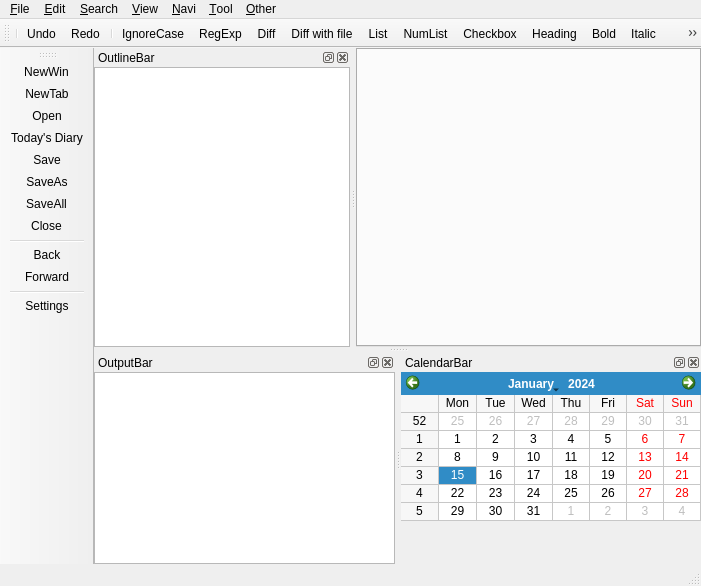
<?xml version="1.0" encoding="UTF-8"?>
<ui version="4.0">
 <class>MainWindowClass</class>
 <widget class="QMainWindow" name="MainWindowClass">
  <property name="geometry">
   <rect>
    <x>0</x>
    <y>0</y>
    <width>701</width>
    <height>586</height>
   </rect>
  </property>
  <property name="windowTitle">
   <string>MainWindow</string>
  </property>
  <widget class="QWidget" name="centralWidget">
   <layout class="QHBoxLayout" name="horizontalLayout">
    <property name="leftMargin">
     <number>0</number>
    </property>
    <property name="topMargin">
     <number>0</number>
    </property>
    <property name="rightMargin">
     <number>0</number>
    </property>
    <property name="bottomMargin">
     <number>0</number>
    </property>
    <item>
     <widget class="QTabWidget" name="tabWidget">
      <property name="currentIndex">
       <number>-1</number>
      </property>
      <property name="movable">
       <bool>true</bool>
      </property>
     </widget>
    </item>
   </layout>
  </widget>
  <widget class="QMenuBar" name="menuBar">
   <property name="geometry">
    <rect>
     <x>0</x>
     <y>0</y>
     <width>701</width>
     <height>33</height>
    </rect>
   </property>
   <widget class="QMenu" name="menu_File">
    <property name="title">
     <string>&amp;File</string>
    </property>
    <widget class="QMenu" name="menu_RecentFiles">
     <property name="title">
      <string>RecentFiles(&amp;1)</string>
     </property>
     <addaction name="actiondummy"/>
    </widget>
    <widget class="QMenu" name="menu_FavoriteFiles">
     <property name="title">
      <string>&amp;FavoriteFile</string>
     </property>
     <addaction name="action_AddThisFavorite"/>
     <addaction name="separator"/>
    </widget>
    <widget class="QMenu" name="menu_Exoirt">
     <property name="title">
      <string>&amp;Export</string>
     </property>
     <addaction name="action_AsPDF"/>
    </widget>
    <widget class="QMenu" name="menu_Diary_2">
     <property name="title">
      <string>&amp;Diary</string>
     </property>
     <addaction name="action_TodaysDiary"/>
    </widget>
    <addaction name="action_New"/>
    <addaction name="action_NewTab"/>
    <addaction name="action_Open"/>
    <addaction name="menu_Diary_2"/>
    <addaction name="action_Reload"/>
    <addaction name="action_Save"/>
    <addaction name="action_SaveAs"/>
    <addaction name="action_SaveAll"/>
    <addaction name="menu_Exoirt"/>
    <addaction name="action_Close"/>
    <addaction name="menu_RecentFiles"/>
    <addaction name="menu_FavoriteFiles"/>
    <addaction name="action_Print"/>
    <addaction name="separator"/>
    <addaction name="action_Exit"/>
   </widget>
   <widget class="QMenu" name="menu_View">
    <property name="title">
     <string>&amp;View</string>
    </property>
    <addaction name="separator"/>
    <addaction name="action_OutlineBar"/>
    <addaction name="action_FocusOutline"/>
    <addaction name="action_OutputBar"/>
    <addaction name="action_ClearOutput"/>
    <addaction name="action_CalendarBar"/>
    <addaction name="separator"/>
    <addaction name="action_FoldAll"/>
    <addaction name="action_UnfoldAll"/>
   </widget>
   <widget class="QMenu" name="menu_Edit">
    <property name="title">
     <string>&amp;Edit</string>
    </property>
    <widget class="QMenu" name="menuinline">
     <property name="title">
      <string>In&amp;line</string>
     </property>
     <addaction name="separator"/>
     <addaction name="action_Bold"/>
     <addaction name="action_Italic"/>
     <addaction name="action_Strikethrough"/>
     <addaction name="action_Link"/>
    </widget>
    <widget class="QMenu" name="menublock">
     <property name="title">
      <string>&amp;Block</string>
     </property>
     <addaction name="action_List"/>
     <addaction name="action_NumList"/>
     <addaction name="action_Checkbox"/>
     <addaction name="action_Heading"/>
    </widget>
    <widget class="QMenu" name="menu_format">
     <property name="title">
      <string>&amp;Format</string>
     </property>
     <addaction name="action_AlignLeft"/>
     <addaction name="action_AlignCenter"/>
     <addaction name="action_AlignRight"/>
    </widget>
    <widget class="QMenu" name="menu_Insert">
     <property name="title">
      <string>&amp;Insert</string>
     </property>
     <addaction name="action_TodayString_1"/>
     <addaction name="action_TodayString_2"/>
     <addaction name="action_TodayString_3"/>
    </widget>
    <widget class="QMenu" name="menu_Convert">
     <property name="title">
      <string>Convert(&amp;X)</string>
     </property>
     <addaction name="action_CSV_MarkdownTable"/>
     <addaction name="action_MarkdownTable_CSV"/>
    </widget>
    <addaction name="action_Undo"/>
    <addaction name="action_Redo"/>
    <addaction name="separator"/>
    <addaction name="action_Cut"/>
    <addaction name="action_Copy"/>
    <addaction name="action_CopyVisibleText"/>
    <addaction name="action_Paste"/>
    <addaction name="action_SelectAll"/>
    <addaction name="separator"/>
    <addaction name="menublock"/>
    <addaction name="menuinline"/>
    <addaction name="menu_format"/>
    <addaction name="action_Indent"/>
    <addaction name="action_UnIndent"/>
    <addaction name="menu_Insert"/>
    <addaction name="menu_Convert"/>
   </widget>
   <widget class="QMenu" name="menu_Help">
    <property name="title">
     <string>&amp;Other</string>
    </property>
    <widget class="QMenu" name="menu_Test">
     <property name="title">
      <string>&amp;Test</string>
     </property>
     <addaction name="action_TestCharFlags"/>
     <addaction name="action_TestContextAt"/>
     <addaction name="action_TestLineCrsp"/>
     <addaction name="action_TestEtoPCurSync"/>
     <addaction name="action_TestAll"/>
     <addaction name="action_DumpBlockUserData"/>
     <addaction name="action_DumpBlockUserStates"/>
     <addaction name="action_RunPTS"/>
     <addaction name="action_TestViCommands"/>
     <addaction name="action_DumpHeaderBlocks"/>
     <addaction name="action_TestDiff"/>
     <addaction name="action_TestCursorSync"/>
    </widget>
    <widget class="QMenu" name="menu_CheatSheet">
     <property name="title">
      <string>&amp;CheatSheet</string>
     </property>
     <addaction name="action_MarkdownCheatSheet"/>
     <addaction name="action_ViCheatSheet"/>
    </widget>
    <widget class="QMenu" name="menu_Benchmark">
     <property name="title">
      <string>&amp;Benchmark</string>
     </property>
     <addaction name="action_InsertFront"/>
     <addaction name="action_InsertBack"/>
    </widget>
    <addaction name="action_Language"/>
    <addaction name="action_Settings"/>
    <addaction name="action_ColorSettings"/>
    <addaction name="action_ViKeybindings"/>
    <addaction name="action_Help"/>
    <addaction name="menu_CheatSheet"/>
    <addaction name="menu_Test"/>
    <addaction name="menu_Benchmark"/>
    <addaction name="action_AboutViMarkdown"/>
    <addaction name="separator"/>
   </widget>
   <widget class="QMenu" name="menu_Search">
    <property name="title">
     <string>&amp;Search</string>
    </property>
    <addaction name="action_Find"/>
    <addaction name="action_ForwardAgain"/>
    <addaction name="action_BackwardAgain"/>
    <addaction name="action_FindWord"/>
    <addaction name="action_ClearSearchHighlights"/>
    <addaction name="action_Replace"/>
    <addaction name="action_Grep"/>
    <addaction name="action_IgnoreCase"/>
    <addaction name="action_RegExp"/>
   </widget>
   <widget class="QMenu" name="menu_Tool">
    <property name="title">
     <string>&amp;Tool</string>
    </property>
    <addaction name="action_DiffMode"/>
    <addaction name="action_DiffWithFile"/>
    <addaction name="separator"/>
    <addaction name="action_KeisenMode"/>
    <addaction name="action_ThinKeisen"/>
    <addaction name="action_ThickKeisen"/>
    <addaction name="action_OpenPrev"/>
    <addaction name="separator"/>
   </widget>
   <widget class="QMenu" name="menu_Navi">
    <property name="title">
     <string>&amp;Navi</string>
    </property>
    <addaction name="action_NextTab"/>
    <addaction name="action_PrevTab"/>
    <addaction name="action_ToggleFocus"/>
    <addaction name="action_SwitchToAltFile"/>
    <addaction name="action_NaviBack"/>
    <addaction name="action_NaviForward"/>
    <addaction name="action_TagJump"/>
   </widget>
   <addaction name="menu_File"/>
   <addaction name="menu_Edit"/>
   <addaction name="menu_Search"/>
   <addaction name="menu_View"/>
   <addaction name="menu_Navi"/>
   <addaction name="menu_Tool"/>
   <addaction name="menu_Help"/>
  </widget>
  <widget class="QToolBar" name="fileToolBar">
   <attribute name="toolBarArea">
    <enum>LeftToolBarArea</enum>
   </attribute>
   <attribute name="toolBarBreak">
    <bool>false</bool>
   </attribute>
   <addaction name="action_New"/>
   <addaction name="action_NewTab"/>
   <addaction name="action_Open"/>
   <addaction name="action_TodaysDiary"/>
   <addaction name="action_Save"/>
   <addaction name="action_SaveAs"/>
   <addaction name="action_SaveAll"/>
   <addaction name="action_Close"/>
   <addaction name="separator"/>
   <addaction name="action_NaviBack"/>
   <addaction name="action_NaviForward"/>
   <addaction name="separator"/>
   <addaction name="action_Settings"/>
  </widget>
  <widget class="QToolBar" name="mainToolBar">
   <attribute name="toolBarArea">
    <enum>TopToolBarArea</enum>
   </attribute>
   <attribute name="toolBarBreak">
    <bool>false</bool>
   </attribute>
   <addaction name="separator"/>
   <addaction name="action_Undo"/>
   <addaction name="action_Redo"/>
   <addaction name="separator"/>
   <addaction name="action_IgnoreCase"/>
   <addaction name="action_RegExp"/>
   <addaction name="action_DiffMode"/>
   <addaction name="action_DiffWithFile"/>
   <addaction name="action_List"/>
   <addaction name="action_NumList"/>
   <addaction name="action_Checkbox"/>
   <addaction name="action_Heading"/>
   <addaction name="action_Bold"/>
   <addaction name="action_Italic"/>
   <addaction name="action_Strikethrough"/>
   <addaction name="action_Link"/>
   <addaction name="separator"/>
   <addaction name="action_Indent"/>
   <addaction name="action_UnIndent"/>
   <addaction name="action_KeisenMode"/>
   <addaction name="action_ThinKeisen"/>
   <addaction name="action_ThickKeisen"/>
   <addaction name="action_AlignLeft"/>
   <addaction name="action_AlignCenter"/>
   <addaction name="action_AlignRight"/>
   <addaction name="separator"/>
  </widget>
  <widget class="QStatusBar" name="statusBar"/>
  <widget class="QDockWidget" name="outlineBar">
   <property name="windowTitle">
    <string>OutlineBar</string>
   </property>
   <attribute name="dockWidgetArea">
    <number>1</number>
   </attribute>
   <widget class="QWidget" name="dockWidgetContents">
    <layout class="QHBoxLayout" name="horizontalLayout_2">
     <property name="leftMargin">
      <number>0</number>
     </property>
     <property name="topMargin">
      <number>0</number>
     </property>
     <property name="rightMargin">
      <number>0</number>
     </property>
     <property name="bottomMargin">
      <number>0</number>
     </property>
     <item>
      <widget class="QTreeWidget" name="treeWidget">
       <property name="headerHidden">
        <bool>true</bool>
       </property>
       <column>
        <property name="text">
         <string notr="true">1</string>
        </property>
       </column>
      </widget>
     </item>
    </layout>
   </widget>
  </widget>
  <widget class="QDockWidget" name="outputBar">
   <property name="windowTitle">
    <string>OutputBar</string>
   </property>
   <property name="dockLocation">
    <enum>Qt::DockWidgetArea::BottomDockWidgetArea</enum>
   </property>
   <attribute name="dockWidgetArea">
    <number>8</number>
   </attribute>
   <widget class="QWidget" name="dockWidgetContents_2">
    <layout class="QHBoxLayout" name="horizontalLayout_3">
     <property name="leftMargin">
      <number>0</number>
     </property>
     <property name="topMargin">
      <number>0</number>
     </property>
     <property name="rightMargin">
      <number>0</number>
     </property>
     <property name="bottomMargin">
      <number>0</number>
     </property>
     <item>
      <widget class="OutputView" name="plainTextEdit">
       <property name="font">
        <font>
         <family>ＭＳ ゴシック</family>
         <pointsize>12</pointsize>
        </font>
       </property>
       <property name="readOnly">
        <bool>true</bool>
       </property>
      </widget>
     </item>
    </layout>
   </widget>
  </widget>
  <widget class="QDockWidget" name="calendarBar">
   <property name="windowTitle">
    <string>CalendarBar</string>
   </property>
   <property name="dockLocation">
    <enum>Qt::DockWidgetArea::BottomDockWidgetArea</enum>
   </property>
   <attribute name="dockWidgetArea">
    <number>8</number>
   </attribute>
   <widget class="QWidget" name="dockWidgetContents_4">
    <layout class="QVBoxLayout" name="verticalLayout">
     <property name="leftMargin">
      <number>0</number>
     </property>
     <property name="topMargin">
      <number>0</number>
     </property>
     <property name="rightMargin">
      <number>0</number>
     </property>
     <property name="bottomMargin">
      <number>0</number>
     </property>
     <item>
      <widget class="CalendarWidget" name="calendarWidget">
       <property name="firstDayOfWeek">
        <enum>Qt::DayOfWeek::Monday</enum>
       </property>
       <property name="gridVisible">
        <bool>true</bool>
       </property>
      </widget>
     </item>
     <item>
      <spacer name="verticalSpacer">
       <property name="orientation">
        <enum>Qt::Orientation::Vertical</enum>
       </property>
       <property name="sizeHint" stdset="0">
        <size>
         <width>20</width>
         <height>40</height>
        </size>
       </property>
      </spacer>
     </item>
    </layout>
   </widget>
  </widget>
  <action name="action_New">
   <property name="icon">
    <iconset resource="MainWindow.qrc">
     <normaloff>:/MainWindow/images/new_main_window_48.png</normaloff>:/MainWindow/images/new_main_window_48.png</iconset>
   </property>
   <property name="text">
    <string>&amp;NewWin</string>
   </property>
   <property name="shortcut">
    <string>Ctrl+N</string>
   </property>
  </action>
  <action name="action_Close">
   <property name="icon">
    <iconset resource="MainWindow.qrc">
     <normaloff>:/MainWindow/images/close_48.png</normaloff>:/MainWindow/images/close_48.png</iconset>
   </property>
   <property name="text">
    <string>&amp;Close</string>
   </property>
   <property name="shortcut">
    <string>Ctrl+W</string>
   </property>
  </action>
  <action name="action_HTML">
   <property name="checkable">
    <bool>true</bool>
   </property>
   <property name="text">
    <string>&amp;HTML</string>
   </property>
  </action>
  <action name="action_Source">
   <property name="checkable">
    <bool>true</bool>
   </property>
   <property name="text">
    <string>&amp;Source</string>
   </property>
   <property name="toolTip">
    <string>Source</string>
   </property>
  </action>
  <action name="action_Open">
   <property name="icon">
    <iconset resource="MainWindow.qrc">
     <normaloff>:/MainWindow/images/file_open_48.png</normaloff>:/MainWindow/images/file_open_48.png</iconset>
   </property>
   <property name="text">
    <string>&amp;Open</string>
   </property>
   <property name="shortcut">
    <string>Ctrl+O</string>
   </property>
  </action>
  <action name="action_Save">
   <property name="icon">
    <iconset resource="MainWindow.qrc">
     <normaloff>:/MainWindow/images/save_48.png</normaloff>:/MainWindow/images/save_48.png</iconset>
   </property>
   <property name="text">
    <string>&amp;Save</string>
   </property>
   <property name="shortcut">
    <string>Ctrl+S</string>
   </property>
  </action>
  <action name="action_Bold">
   <property name="icon">
    <iconset resource="MainWindow.qrc">
     <normaloff>:/MainWindow/images/format_bold_48.png</normaloff>:/MainWindow/images/format_bold_48.png</iconset>
   </property>
   <property name="text">
    <string>&amp;Bold</string>
   </property>
  </action>
  <action name="action_Italic">
   <property name="icon">
    <iconset resource="MainWindow.qrc">
     <normaloff>:/MainWindow/images/format_italic_48.png</normaloff>:/MainWindow/images/format_italic_48.png</iconset>
   </property>
   <property name="text">
    <string>&amp;Italic</string>
   </property>
  </action>
  <action name="action_Undo">
   <property name="icon">
    <iconset resource="MainWindow.qrc">
     <normaloff>:/MainWindow/images/undo_48.png</normaloff>:/MainWindow/images/undo_48.png</iconset>
   </property>
   <property name="text">
    <string>&amp;Undo</string>
   </property>
   <property name="shortcut">
    <string>Ctrl+Z</string>
   </property>
  </action>
  <action name="action_Redo">
   <property name="icon">
    <iconset>
     <normaloff>../../../../../Users/ntsud/.designer/backup/images/redo_48.png</normaloff>
     <normalon>:/MainWindow/images/redo_48.png</normalon>../../../../../Users/ntsud/.designer/backup/images/redo_48.png</iconset>
   </property>
   <property name="text">
    <string>&amp;Redo</string>
   </property>
   <property name="shortcut">
    <string>Ctrl+Y</string>
   </property>
  </action>
  <action name="action_List">
   <property name="icon">
    <iconset>
     <normaloff>../../../../../Users/ntsud/.designer/backup/images/format_list_bulleted_48.png</normaloff>
     <normalon>:/MainWindow/images/format_list_bulleted_48.png</normalon>../../../../../Users/ntsud/.designer/backup/images/format_list_bulleted_48.png</iconset>
   </property>
   <property name="text">
    <string>&amp;List</string>
   </property>
  </action>
  <action name="action_NumList">
   <property name="icon">
    <iconset>
     <normaloff>../../../../../Users/ntsud/.designer/backup/images/format_list_numbered_48.png</normaloff>
     <normalon>:/MainWindow/images/format_list_numbered_48.png</normalon>../../../../../Users/ntsud/.designer/backup/images/format_list_numbered_48.png</iconset>
   </property>
   <property name="text">
    <string>&amp;NumList</string>
   </property>
  </action>
  <action name="action_Indent">
   <property name="icon">
    <iconset>
     <normaloff>../../../../../Users/ntsud/.designer/backup/images/format_indent_increase_48.png</normaloff>
     <normalon>:/MainWindow/images/format_indent_increase_48.png</normalon>../../../../../Users/ntsud/.designer/backup/images/format_indent_increase_48.png</iconset>
   </property>
   <property name="text">
    <string>Inden&amp;t</string>
   </property>
   <property name="shortcut">
    <string>Tab</string>
   </property>
  </action>
  <action name="action_UnIndent">
   <property name="icon">
    <iconset>
     <normaloff>../../../../../Users/ntsud/.designer/backup/images/format_indent_decrease_48.png</normaloff>
     <normalon>:/MainWindow/images/format_indent_decrease_48.png</normalon>../../../../../Users/ntsud/.designer/backup/images/format_indent_decrease_48.png</iconset>
   </property>
   <property name="text">
    <string>U&amp;nIndent</string>
   </property>
   <property name="shortcut">
    <string>Shift+Tab</string>
   </property>
  </action>
  <action name="action_OutlineBar">
   <property name="checkable">
    <bool>true</bool>
   </property>
   <property name="text">
    <string>&amp;OutlineBar</string>
   </property>
  </action>
  <action name="actiondummy">
   <property name="text">
    <string>dummy</string>
   </property>
  </action>
  <action name="action_AboutViMarkdown">
   <property name="icon">
    <iconset>
     <normaloff>../../../../../Users/ntsud/.designer/backup/images/info_48.png</normaloff>
     <normalon>:/MainWindow/images/info_48.png</normalon>../../../../../Users/ntsud/.designer/backup/images/info_48.png</iconset>
   </property>
   <property name="text">
    <string>&amp;About viMarkdown</string>
   </property>
  </action>
  <action name="action_Strikethrough">
   <property name="icon">
    <iconset>
     <normaloff>../../../../../Users/ntsud/.designer/backup/images/strikethrough_s_48.png</normaloff>
     <normalon>:/MainWindow/images/strikethrough_s_48.png</normalon>../../../../../Users/ntsud/.designer/backup/images/strikethrough_s_48.png</iconset>
   </property>
   <property name="text">
    <string>&amp;Strikethrough</string>
   </property>
   <property name="toolTip">
    <string>Strikethrough</string>
   </property>
  </action>
  <action name="action_Checkbox">
   <property name="icon">
    <iconset resource="MainWindow.qrc">
     <normaloff>:/MainWindow/images/format_checkbox_48.png</normaloff>:/MainWindow/images/format_checkbox_48.png</iconset>
   </property>
   <property name="text">
    <string>&amp;Checkbox</string>
   </property>
  </action>
  <action name="action_Cut">
   <property name="icon">
    <iconset resource="MainWindow.qrc">
     <normaloff>:/MainWindow/images/content_cut_48.png</normaloff>:/MainWindow/images/content_cut_48.png</iconset>
   </property>
   <property name="text">
    <string>Cu&amp;t</string>
   </property>
   <property name="shortcut">
    <string>Ctrl+X</string>
   </property>
  </action>
  <action name="action_Copy">
   <property name="icon">
    <iconset resource="MainWindow.qrc">
     <normaloff>:/MainWindow/images/content_copy_48.png</normaloff>:/MainWindow/images/content_copy_48.png</iconset>
   </property>
   <property name="text">
    <string>&amp;Copy</string>
   </property>
   <property name="shortcut">
    <string>Ctrl+C</string>
   </property>
  </action>
  <action name="action_Paste">
   <property name="icon">
    <iconset resource="MainWindow.qrc">
     <normaloff>:/MainWindow/images/content_paste_48.png</normaloff>:/MainWindow/images/content_paste_48.png</iconset>
   </property>
   <property name="text">
    <string>&amp;Paste</string>
   </property>
   <property name="shortcut">
    <string>Ctrl+V</string>
   </property>
  </action>
  <action name="action_FocusOutline">
   <property name="text">
    <string>Focus Outline (&amp;Q)</string>
   </property>
   <property name="toolTip">
    <string>Focus to OutlineBar</string>
   </property>
   <property name="shortcut">
    <string>Ctrl+Q</string>
   </property>
  </action>
  <action name="action_Find">
   <property name="icon">
    <iconset resource="MainWindow.qrc">
     <normaloff>:/MainWindow/images/search_48.png</normaloff>:/MainWindow/images/search_48.png</iconset>
   </property>
   <property name="text">
    <string>&amp;Find</string>
   </property>
   <property name="shortcut">
    <string>Ctrl+F</string>
   </property>
  </action>
  <action name="action_ForwardAgain">
   <property name="icon">
    <iconset resource="MainWindow.qrc">
     <normaloff>:/MainWindow/images/search_forward_48.png</normaloff>:/MainWindow/images/search_forward_48.png</iconset>
   </property>
   <property name="text">
    <string>ForwardAgain</string>
   </property>
   <property name="toolTip">
    <string>Forward Search Again</string>
   </property>
   <property name="shortcut">
    <string>F3</string>
   </property>
  </action>
  <action name="action_BackwardAgain">
   <property name="icon">
    <iconset resource="MainWindow.qrc">
     <normaloff>:/MainWindow/images/search_backard_48.png</normaloff>:/MainWindow/images/search_backard_48.png</iconset>
   </property>
   <property name="text">
    <string>BackwardAgain</string>
   </property>
   <property name="toolTip">
    <string>Backward Search Again</string>
   </property>
   <property name="shortcut">
    <string>Shift+F3</string>
   </property>
  </action>
  <action name="action_FindWord">
   <property name="icon">
    <iconset resource="MainWindow.qrc">
     <normaloff>:/MainWindow/images/search_word_48.png</normaloff>:/MainWindow/images/search_word_48.png</iconset>
   </property>
   <property name="text">
    <string>Find&amp;Word</string>
   </property>
   <property name="shortcut">
    <string>Ctrl+F3</string>
   </property>
  </action>
  <action name="action_SaveAs">
   <property name="icon">
    <iconset resource="MainWindow.qrc">
     <normaloff>:/MainWindow/images/save_as_48.png</normaloff>:/MainWindow/images/save_as_48.png</iconset>
   </property>
   <property name="text">
    <string>Save&amp;As...</string>
   </property>
   <property name="shortcut">
    <string>Ctrl+Shift+S</string>
   </property>
  </action>
  <action name="action_AddThisFavorite">
   <property name="text">
    <string>AddThis(&amp;@)</string>
   </property>
   <property name="toolTip">
    <string>Add This to Favorite Files</string>
   </property>
  </action>
  <action name="action_Exit">
   <property name="icon">
    <iconset resource="MainWindow.qrc">
     <normaloff>:/MainWindow/images/exit_to_app_48.png</normaloff>:/MainWindow/images/exit_to_app_48.png</iconset>
   </property>
   <property name="text">
    <string>E&amp;xit</string>
   </property>
  </action>
  <action name="action_AsHTML">
   <property name="text">
    <string>As &amp;HTML...</string>
   </property>
  </action>
  <action name="action_AsPDF">
   <property name="text">
    <string>As &amp;PDF</string>
   </property>
  </action>
  <action name="action_SelectAll">
   <property name="text">
    <string>Select&amp;All</string>
   </property>
   <property name="shortcut">
    <string>Ctrl+A</string>
   </property>
  </action>
  <action name="action_Print">
   <property name="icon">
    <iconset resource="MainWindow.qrc">
     <normaloff>:/MainWindow/images/print_48.png</normaloff>:/MainWindow/images/print_48.png</iconset>
   </property>
   <property name="text">
    <string>&amp;Print</string>
   </property>
   <property name="shortcut">
    <string>Ctrl+P</string>
   </property>
  </action>
  <action name="action_KeisenMode">
   <property name="checkable">
    <bool>true</bool>
   </property>
   <property name="icon">
    <iconset resource="MainWindow.qrc">
     <normaloff>:/MainWindow/images/table_edit_48.png</normaloff>
     <normalon>:/MainWindow/images/table_edit_48.png</normalon>:/MainWindow/images/table_edit_48.png</iconset>
   </property>
   <property name="text">
    <string>&amp;KeisenMode</string>
   </property>
   <property name="toolTip">
    <string>Keisen Mode</string>
   </property>
   <property name="shortcut">
    <string>Shift+F5</string>
   </property>
  </action>
  <action name="action_Heading">
   <property name="icon">
    <iconset resource="MainWindow.qrc">
     <normaloff>:/MainWindow/images/format_heading_48.png</normaloff>:/MainWindow/images/format_heading_48.png</iconset>
   </property>
   <property name="text">
    <string>&amp;Heading</string>
   </property>
  </action>
  <action name="action_AlignLeft">
   <property name="icon">
    <iconset resource="MainWindow.qrc">
     <normaloff>:/MainWindow/images/format_align_left_48.png</normaloff>:/MainWindow/images/format_align_left_48.png</iconset>
   </property>
   <property name="text">
    <string>Align&amp;Left</string>
   </property>
   <property name="toolTip">
    <string>AlignLeft</string>
   </property>
  </action>
  <action name="action_AlignCenter">
   <property name="icon">
    <iconset resource="MainWindow.qrc">
     <normaloff>:/MainWindow/images/format_align_center_48.png</normaloff>:/MainWindow/images/format_align_center_48.png</iconset>
   </property>
   <property name="text">
    <string>Align&amp;Center</string>
   </property>
   <property name="toolTip">
    <string>AlignCenter</string>
   </property>
  </action>
  <action name="action_AlignRight">
   <property name="icon">
    <iconset resource="MainWindow.qrc">
     <normaloff>:/MainWindow/images/format_align_right_48.png</normaloff>:/MainWindow/images/format_align_right_48.png</iconset>
   </property>
   <property name="text">
    <string>Align&amp;Right</string>
   </property>
   <property name="toolTip">
    <string>AlignRight</string>
   </property>
  </action>
  <action name="actionTickness">
   <property name="text">
    <string>Tickness</string>
   </property>
  </action>
  <action name="action_OpenNext">
   <property name="text">
    <string>Open&amp;Next</string>
   </property>
   <property name="shortcut">
    <string>F7</string>
   </property>
  </action>
  <action name="action_ThinKeisen">
   <property name="checkable">
    <bool>true</bool>
   </property>
   <property name="icon">
    <iconset resource="MainWindow.qrc">
     <normaloff>:/MainWindow/images/thin_48.png</normaloff>:/MainWindow/images/thin_48.png</iconset>
   </property>
   <property name="text">
    <string>&amp;ThinKeisen</string>
   </property>
   <property name="toolTip">
    <string>ThinKeisen</string>
   </property>
  </action>
  <action name="action_ThickKeisen">
   <property name="checkable">
    <bool>true</bool>
   </property>
   <property name="icon">
    <iconset resource="MainWindow.qrc">
     <normaloff>:/MainWindow/images/thick_48.png</normaloff>:/MainWindow/images/thick_48.png</iconset>
   </property>
   <property name="text">
    <string>ThickKeisen(&amp;F)</string>
   </property>
   <property name="toolTip">
    <string>ThickKeisen</string>
   </property>
  </action>
  <action name="action_NewTab">
   <property name="icon">
    <iconset resource="MainWindow.qrc">
     <normaloff>:/MainWindow/images/new_tab_48.png</normaloff>:/MainWindow/images/new_tab_48.png</iconset>
   </property>
   <property name="text">
    <string>New&amp;Tab</string>
   </property>
   <property name="shortcut">
    <string>Ctrl+T</string>
   </property>
  </action>
  <action name="action_TodayString_1">
   <property name="text">
    <string>&amp;1 Today'sString</string>
   </property>
   <property name="toolTip">
    <string>Today's string</string>
   </property>
  </action>
  <action name="action_OpenPrev">
   <property name="text">
    <string>Open&amp;Prev</string>
   </property>
   <property name="shortcut">
    <string>Shift+F7</string>
   </property>
  </action>
  <action name="action_NextTab">
   <property name="text">
    <string>&amp;NextTab</string>
   </property>
   <property name="shortcut">
    <string>Ctrl+Tab</string>
   </property>
  </action>
  <action name="action_PrevTab">
   <property name="text">
    <string>&amp;PrevTab</string>
   </property>
   <property name="shortcut">
    <string>Ctrl+Backtab</string>
   </property>
  </action>
  <action name="action_TodayString_2">
   <property name="text">
    <string>&amp;2 Today'sString</string>
   </property>
  </action>
  <action name="action_TodayString_3">
   <property name="text">
    <string>&amp;3 Today'sString</string>
   </property>
  </action>
  <action name="action_Reload">
   <property name="text">
    <string>&amp;Reload</string>
   </property>
  </action>
  <action name="action_CSV_MarkdownTable">
   <property name="text">
    <string>CSV -&gt; &amp;MarkdownTable</string>
   </property>
  </action>
  <action name="action_MarkdownTable_CSV">
   <property name="text">
    <string>MarkdownTable -&gt; &amp;CSV</string>
   </property>
  </action>
  <action name="action_Settings">
   <property name="icon">
    <iconset resource="MainWindow.qrc">
     <normaloff>:/MainWindow/images/settings_48.png</normaloff>:/MainWindow/images/settings_48.png</iconset>
   </property>
   <property name="text">
    <string>&amp;Settings...</string>
   </property>
   <property name="shortcut">
    <string>F8</string>
   </property>
  </action>
  <action name="action_ToggleFocus">
   <property name="text">
    <string>&amp;ToggleFocus</string>
   </property>
   <property name="shortcut">
    <string>Ctrl+\</string>
   </property>
  </action>
  <action name="action_SwitchToAltFile">
   <property name="text">
    <string>Switch to &amp;Alt File</string>
   </property>
   <property name="shortcut">
    <string>Ctrl+^</string>
   </property>
  </action>
  <action name="action_NaviBack">
   <property name="icon">
    <iconset resource="MainWindow.qrc">
     <normaloff>:/MainWindow/images/arrow_back_48.png</normaloff>:/MainWindow/images/arrow_back_48.png</iconset>
   </property>
   <property name="text">
    <string>&amp;Back</string>
   </property>
   <property name="shortcut">
    <string>Alt+Left</string>
   </property>
  </action>
  <action name="action_NaviForward">
   <property name="icon">
    <iconset resource="MainWindow.qrc">
     <normaloff>:/MainWindow/images/arrow_forward_48.png</normaloff>:/MainWindow/images/arrow_forward_48.png</iconset>
   </property>
   <property name="text">
    <string>&amp;Forward</string>
   </property>
   <property name="shortcut">
    <string>Alt+Right</string>
   </property>
  </action>
  <action name="action_ClearSearchHighlights">
   <property name="text">
    <string>&amp;ClearSearchHighlights</string>
   </property>
   <property name="toolTip">
    <string>ClearSearchHighlights</string>
   </property>
   <property name="shortcut">
    <string>Alt+F3</string>
   </property>
  </action>
  <action name="action_Replace">
   <property name="text">
    <string>&amp;Replace...</string>
   </property>
   <property name="shortcut">
    <string>F4</string>
   </property>
  </action>
  <action name="action_Help">
   <property name="icon">
    <iconset resource="MainWindow.qrc">
     <normaloff>:/MainWindow/images/help_48.png</normaloff>:/MainWindow/images/help_48.png</iconset>
   </property>
   <property name="text">
    <string>&amp;Help</string>
   </property>
   <property name="shortcut">
    <string>F1</string>
   </property>
  </action>
  <action name="action_TagJump">
   <property name="text">
    <string>&amp;TagJump</string>
   </property>
   <property name="shortcut">
    <string>F9</string>
   </property>
  </action>
  <action name="action_Link">
   <property name="icon">
    <iconset resource="MainWindow.qrc">
     <normaloff>:/MainWindow/images/link_48.png</normaloff>:/MainWindow/images/link_48.png</iconset>
   </property>
   <property name="text">
    <string>&amp;Link</string>
   </property>
  </action>
  <action name="action_TestCharFlags">
   <property name="text">
    <string>&amp;CharFlags</string>
   </property>
   <property name="toolTip">
    <string>Test CharFlags</string>
   </property>
   <property name="shortcut">
    <string>Ctrl+Alt+1</string>
   </property>
  </action>
  <action name="action_TestAll">
   <property name="text">
    <string>&amp;All</string>
   </property>
   <property name="toolTip">
    <string>Test All</string>
   </property>
   <property name="shortcut">
    <string>Ctrl+Alt+T</string>
   </property>
  </action>
  <action name="action_TestLineCrsp">
   <property name="text">
    <string>&amp;LineCoresponding</string>
   </property>
   <property name="toolTip">
    <string>Test LineCoresponding</string>
   </property>
   <property name="shortcut">
    <string>Ctrl+Alt+3</string>
   </property>
  </action>
  <action name="action_TestEtoPCurSync">
   <property name="text">
    <string>&amp;EtoP CurSync</string>
   </property>
   <property name="shortcut">
    <string>Ctrl+Alt+4</string>
   </property>
  </action>
  <action name="action_TestContextAt">
   <property name="text">
    <string>Conte&amp;xtAt</string>
   </property>
   <property name="shortcut">
    <string>Ctrl+Alt+2</string>
   </property>
  </action>
  <action name="action_DumpBlockUserStates">
   <property name="text">
    <string>Dump&amp;BlockUserStates</string>
   </property>
   <property name="toolTip">
    <string>DumpBlockUserStates</string>
   </property>
   <property name="shortcut">
    <string>Ctrl+Alt+B</string>
   </property>
  </action>
  <action name="action_DumpBlockUserData">
   <property name="text">
    <string>DumpBlockUserData</string>
   </property>
   <property name="shortcut">
    <string>Ctrl+Alt+U</string>
   </property>
  </action>
  <action name="action_RunPTS">
   <property name="text">
    <string>&amp;Run PTS</string>
   </property>
   <property name="shortcut">
    <string>Ctrl+Alt+P</string>
   </property>
  </action>
  <action name="action_Language">
   <property name="text">
    <string>&amp;Language...</string>
   </property>
   <property name="shortcut">
    <string>Alt+F8</string>
   </property>
  </action>
  <action name="action_OutputBar">
   <property name="checkable">
    <bool>true</bool>
   </property>
   <property name="text">
    <string>OutputBar</string>
   </property>
  </action>
  <action name="action_ClearOutput">
   <property name="text">
    <string>&amp;ClearOutput</string>
   </property>
   <property name="shortcut">
    <string>Ctrl+L</string>
   </property>
  </action>
  <action name="action_Grep">
   <property name="text">
    <string>&amp;Grep...</string>
   </property>
   <property name="shortcut">
    <string>Shift+F4</string>
   </property>
  </action>
  <action name="action_IgnoreCase">
   <property name="checkable">
    <bool>true</bool>
   </property>
   <property name="icon">
    <iconset resource="MainWindow.qrc">
     <normaloff>:/MainWindow/images/match_case_off.png</normaloff>:/MainWindow/images/match_case_off.png</iconset>
   </property>
   <property name="text">
    <string>&amp;IgnoreCase</string>
   </property>
  </action>
  <action name="action_RegExp">
   <property name="checkable">
    <bool>true</bool>
   </property>
   <property name="icon">
    <iconset resource="MainWindow.qrc">
     <normaloff>:/MainWindow/images/regexp.png</normaloff>:/MainWindow/images/regexp.png</iconset>
   </property>
   <property name="text">
    <string>Reg&amp;Exp</string>
   </property>
  </action>
  <action name="action_ViKeybindings">
   <property name="checkable">
    <bool>true</bool>
   </property>
   <property name="text">
    <string>&amp;Vi Keybindings</string>
   </property>
   <property name="toolTip">
    <string>Vi Keybindings</string>
   </property>
  </action>
  <action name="action_MarkdownCheatSheet">
   <property name="text">
    <string>&amp;Markdown</string>
   </property>
  </action>
  <action name="action_ViCheatSheet">
   <property name="text">
    <string>&amp;Vi</string>
   </property>
  </action>
  <action name="action_ColorSettings">
   <property name="text">
    <string>ColorSettings...</string>
   </property>
   <property name="shortcut">
    <string>Shift+F8</string>
   </property>
  </action>
  <action name="action_TestViCommands">
   <property name="text">
    <string>&amp;Vi commands</string>
   </property>
   <property name="toolTip">
    <string>Test vi commands</string>
   </property>
   <property name="shortcut">
    <string>Ctrl+Alt+V</string>
   </property>
  </action>
  <action name="action_SlideShow">
   <property name="text">
    <string>&amp;SlideShow</string>
   </property>
   <property name="shortcut">
    <string>F5</string>
   </property>
  </action>
  <action name="action_DiffMode">
   <property name="checkable">
    <bool>true</bool>
   </property>
   <property name="icon">
    <iconset resource="MainWindow.qrc">
     <normaloff>:/MainWindow/images/difference.png</normaloff>:/MainWindow/images/difference.png</iconset>
   </property>
   <property name="text">
    <string>&amp;Diff</string>
   </property>
   <property name="toolTip">
    <string>toggle Diff Mode</string>
   </property>
   <property name="shortcut">
    <string>Ctrl+Alt+D</string>
   </property>
  </action>
  <action name="action_DiffWithFile">
   <property name="icon">
    <iconset resource="MainWindow.qrc">
     <normaloff>:/MainWindow/images/diffWithFile.png</normaloff>:/MainWindow/images/diffWithFile.png</iconset>
   </property>
   <property name="text">
    <string>Diff with file...</string>
   </property>
  </action>
  <action name="action_TodaysDiary">
   <property name="icon">
    <iconset resource="MainWindow.qrc">
     <normaloff>:/MainWindow/images/event_note.png</normaloff>:/MainWindow/images/event_note.png</iconset>
   </property>
   <property name="text">
    <string>Today's &amp;Diary</string>
   </property>
  </action>
  <action name="action_WeeklyNote">
   <property name="text">
    <string>&amp;Weekly Note</string>
   </property>
   <property name="toolTip">
    <string>Weekly Note</string>
   </property>
  </action>
  <action name="action_CalendarBar">
   <property name="checkable">
    <bool>true</bool>
   </property>
   <property name="text">
    <string>CalendarBar</string>
   </property>
   <property name="toolTip">
    <string>CalendarBar</string>
   </property>
  </action>
  <action name="action_SaveAll">
   <property name="icon">
    <iconset resource="MainWindow.qrc">
     <normaloff>:/MainWindow/images/save_all.png</normaloff>:/MainWindow/images/save_all.png</iconset>
   </property>
   <property name="text">
    <string>SaveAll</string>
   </property>
   <property name="shortcut">
    <string>Ctrl+Shift+W</string>
   </property>
  </action>
  <action name="action_DumpHeaderBlocks">
   <property name="text">
    <string>DumpHeaderBlocks</string>
   </property>
   <property name="shortcut">
    <string>Ctrl+Alt+H</string>
   </property>
  </action>
  <action name="action_InsertFront">
   <property name="text">
    <string>Insert&amp;Front</string>
   </property>
  </action>
  <action name="action_InsertBack">
   <property name="text">
    <string>Insert&amp;Back</string>
   </property>
  </action>
  <action name="action_FoldAll">
   <property name="text">
    <string>&amp;Fold All</string>
   </property>
  </action>
  <action name="action_UnfoldAll">
   <property name="text">
    <string>&amp;Unfold All</string>
   </property>
   <property name="toolTip">
    <string>Unfold All</string>
   </property>
  </action>
  <action name="action_CopyVisibleText">
   <property name="text">
    <string>Copy &amp;Visible Text</string>
   </property>
   <property name="shortcut">
    <string>Ctrl+Alt+C</string>
   </property>
  </action>
  <action name="action_TestDiff">
   <property name="text">
    <string>&amp;Diff</string>
   </property>
   <property name="shortcut">
    <string>Ctrl+Alt+-</string>
   </property>
  </action>
  <action name="action_TestCursorSync">
   <property name="text">
    <string>CursorSync(&amp;S)</string>
   </property>
   <property name="shortcut">
    <string>Ctrl+Alt+S</string>
   </property>
  </action>
 </widget>
 <layoutdefault spacing="6" margin="11"/>
 <customwidgets>
  <customwidget>
   <class>OutputView</class>
   <extends>QPlainTextEdit</extends>
   <header>OutputView.h</header>
  </customwidget>
  <customwidget>
   <class>CalendarWidget</class>
   <extends>QCalendarWidget</extends>
   <header>CalendarWidget.h</header>
  </customwidget>
 </customwidgets>
 <resources>
  <include location="MainWindow.qrc"/>
 </resources>
 <connections/>
</ui>
